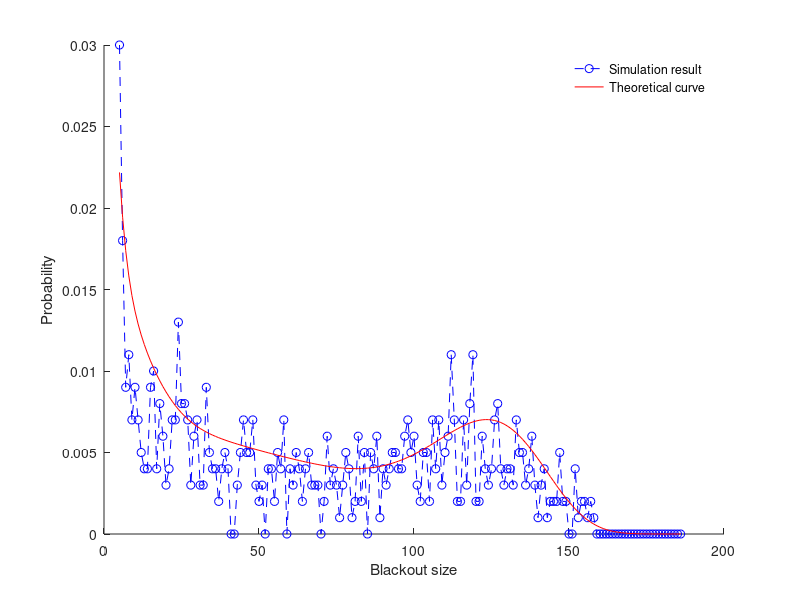

The MATLAB source for this figure: (Note: this script raises an error after producing the figure.)
%clear all; clc; close all;
% % AnalyticVSsimYes

load tail.mat
% IEEE-118 bus system
NumberOfLines=186;
epsilon=0.01;
% Max number of capacities
Capa=[20 80 200 500 800];
C=length(Capa);
% Choose initial state INDEX
Fi=2; Ci=2;
% AvgF=zeros(1,length(tspan));
ii=2*C*(Fi-1)+2*Ci-1;


% Weights
Wf=0.5; Wcmax=0.5;
deltaT=0.1;
tic

load States2012-6OPF890Alpha0.45.mat

%%% comment the below two lines of code if using the previous line data 
% load 2_8_2_2_States7.mat
% States = States1;

NumberOfLines=186;
Blackoutsize=zeros(NumberOfLines,1);
for i=1:length(States(:,1))
    if(States(i,8)==-1)
        Blackoutsize(States(i,1))=Blackoutsize(States(i,1))+1;
    end
end
Blackoutsize=Blackoutsize/sum(Blackoutsize);
v=hist(Blackoutsize,62);
v=v/sum(v);
for k=1:186/3
    b((k-1)*3+1:k*3)=v(k);
end
b=b/3;
figure (3)
plot(5:186,Blackoutsize(5:186),'--bo')
hold on

DistNOPF=zeros(1,NumberOfLines);
        Q=zeros(2*NumberOfLines*C,2*NumberOfLines*C); % The two is for I=0 (cascade continue state), I=1 (absorbing state)
a1=0.17; a2=0.01; a3=0.1; a4=0.01;
        % If start from 1 failure
        for i=1:NumberOfLines-1
            % j==1 for transient, j==2 for stable states
            % find stability probability parametricly first
            % P_{stop}(F_i)
            if i<=floor(a2*NumberOfLines)
                f1=epsilon + a1*( (a2*NumberOfLines-i)/(a2*NumberOfLines) )^4;
            end
            if i>floor(a2*NumberOfLines) && i<=floor(0.3*NumberOfLines)
                f1=epsilon;
            end
            if i>floor(0.3*NumberOfLines)
                f1=min(1, (epsilon + ( (i-0.3*NumberOfLines)/...
                    (NumberOfLines-0.3*NumberOfLines) )^4) );
            end
            for j=1:2
                % For transiant states j==1
                if j==1
                    % If failure starts from smallest capacity
                    for k=1:C
                        % P_{stop}(C^{\max}_i)
                        f2=max(a4, a3*( (Capa(k)-max(Capa))/max(Capa) )^4 );
                        % Weighted average
                        pStable=Wf*f1 + Wcmax*f2;
                        if pStable>1
                            pStable=1;
                        end
%                       pStableM(i,k)=pStable;
                        % Continue probability
                        pCont=1-pStable;
                        % Rates for cascade-stop transitions
                        Q( 2*(i-1)*C+2*(k-1)+j, 2*(i-1)*C+2*(k-1)+j+1)=pStable;
                        % Rates for cascade-continue transitions
                        
                        % Going to same Cmax
                        if k==1
                            pContSub=min(1,0.01+6e-7*(i+112)^3);
                            Q(2*(i-1)*C+2*(k-1)+1,2*i*C+2*(k-1)+1)=...
                                pCont*(1-pContSub);
                        end
                        if k==2
                            pContSub=min(1,0.01+6e-7*(i+75)^3);
                            Q(2*(i-1)*C+2*(k-1)+1,2*i*C+2*(k-1)+1)=...
                                pCont*(1-pContSub);
                        end
                        if k==3
                            pContSub=min(1,0.01+6e-7*(i+35)^3);
                            Q(2*(i-1)*C+2*(k-1)+1,2*i*C+2*(k-1)+1)=...
                                pCont*(1-pContSub);
                        end
                        if k==4
                            pContSub=min(1,0.01+6e-7*(i-35)^3);
                            if pContSub<0.01
                                pContSub=0.01;
                            end
                            Q(2*(i-1)*C+2*(k-1)+1,2*i*C+2*(k-1)+1)=...
                                pCont*(1-pContSub);
                        end
                        if k==5
                            pContSub=0;
                            Q(2*(i-1)*C+2*(k-1)+1,2*i*C+2*(k-1)+1)=...
                                pCont*(1-pContSub);
                        end

                        % Going to larger Cmax (% ((1-delta)*P_Cmax(s_i,S_j)*P_hc(S_i), part of the equation (10) in mahshid paper.)
                        a=2.22;
                        b=1.52;
                        c=0.52;
                        d=0.03;
                        w=[a b c d];
                        if k==1
                            Q(2*(i-1)*C+2*(k-1)+1,2*i*C+2*(k-1)+3)=...
                                pContSub*pCont*w(1)/(sum(w));
                            Q(2*(i-1)*C+2*(k-1)+1,2*i*C+2*(k-1)+5)=...
                                pContSub*pCont*w(2)/(sum(w));
                            Q(2*(i-1)*C+2*(k-1)+1,2*i*C+2*(k-1)+7)=...
                                pContSub*pCont*w(3)/(sum(w));
                            Q(2*(i-1)*C+2*(k-1)+1,2*i*C+2*(k-1)+9)=...
                                pContSub*pCont*w(4)/(sum(w));
                        end
                        if k==2
                            Q(2*(i-1)*C+2*(k-1)+1,2*i*C+2*(k-1)+3)=...
                                pContSub*pCont*w(2)/(sum(w)-w(1));
                            Q(2*(i-1)*C+2*(k-1)+1,2*i*C+2*(k-1)+5)=...
                                pContSub*pCont*w(3)/(sum(w)-w(1));
                            Q(2*(i-1)*C+2*(k-1)+1,2*i*C+2*(k-1)+7)=...
                                pContSub*pCont*w(4)/(sum(w)-w(1));
                        end
                        if k==3
                            Q(2*(i-1)*C+2*(k-1)+1,2*i*C+2*(k-1)+3)=...
                                pContSub*pCont*w(3)/(sum(w)-w(1)-w(2));
                            Q(2*(i-1)*C+2*(k-1)+1,2*i*C+2*(k-1)+5)=...
                                pContSub*pCont*w(4)/(sum(w)-w(1)-w(2));
                        end
                        if k==4
                            Q(2*(i-1)*C+2*(k-1)+1,2*i*C+2*(k-1)+3)=...
                                pContSub*pCont*1;
                        end
                    end
                end
            end
        end
        % Assign rates=0 for F_i=NumberOfLines
        Q(2*(NumberOfLines-1)*C+1:2*C*NumberOfLines,:)=0;
        for i=1:2*NumberOfLines*C
            Q(i,i)=-1*sum(Q(i,:));
        end

        [V,D] = eig(Q);
        U=diag(V);
        
        M=1;
        for j=2:2:2*NumberOfLines*C
            % Analytical
            if U(j)~=0
                temp=V(ii,j)/U(j);
                DistNOPF(M)=DistNOPF(M)+temp;
            end
            if mod(j,2*C)==0
                M=M+1;
            end
        end
%     end
% end
toc
figure (3)
plot(5:186,DistNOPF(5:186),'r')
hold on
xlabel('Blackout size')
ylabel('Probability')

Legend1='Simulation result';
Legend2='Theoretical curve';
legend(Legend1,Legend2,'Location','Northeast')
legend boxoff
box off
MyFigStyle
% saveas(gcf,'SimuDistStress.fig')
% saveas(gcf,'SimuDistStress.jpg')
% print -depsc SimuDistStress.eps